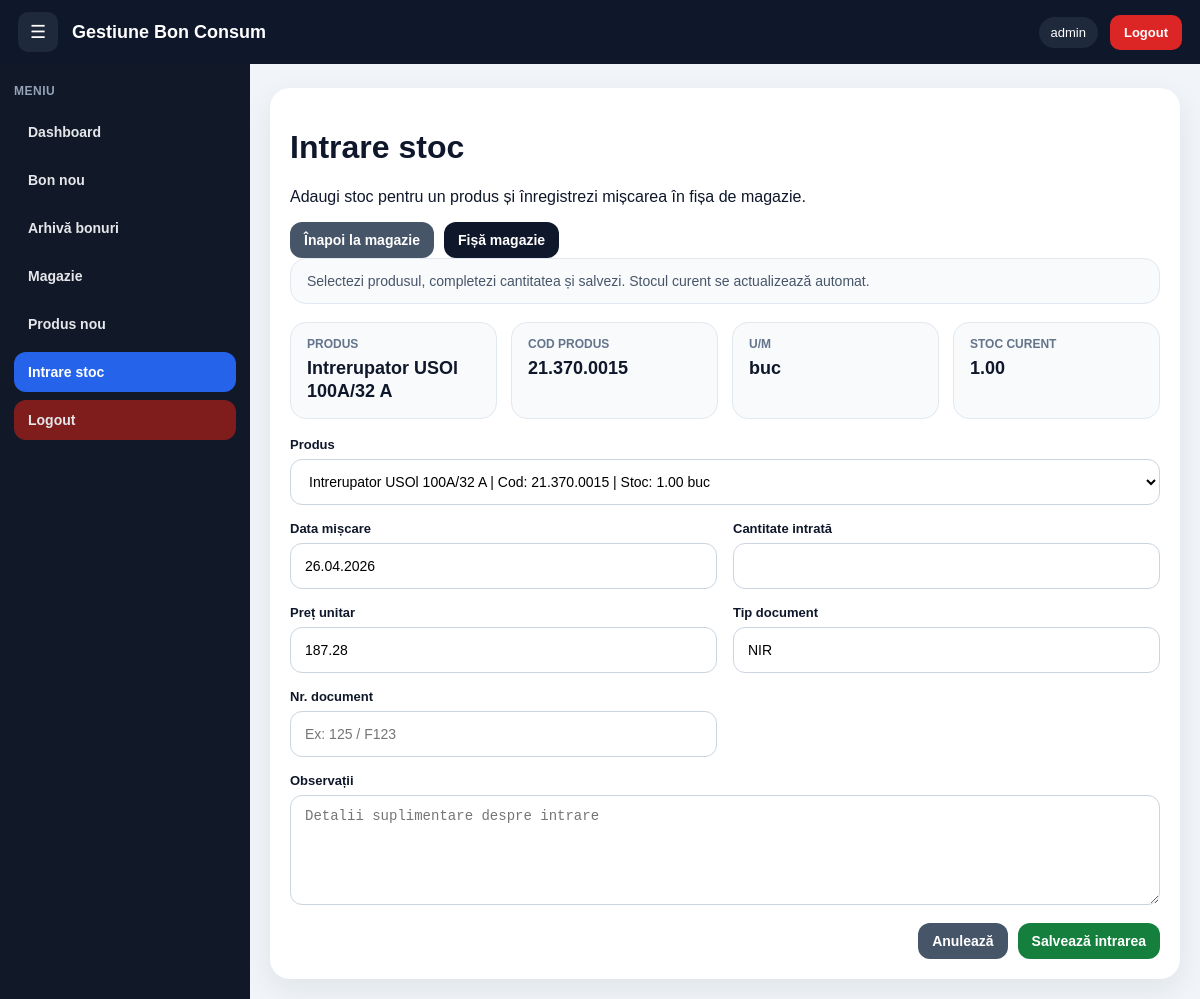
Page /website-bon-consum.php/intrare-stoc.php?id=8 (signed in) on the committed database.
### tables this page shows
CREATE TABLE `produse` (
  `id` int NOT NULL,
  `denumire` varchar(255) NOT NULL,
  `cod_produs` varchar(100) NOT NULL,
  `cod_gestiune` varchar(50) DEFAULT '',
  `um` varchar(30) NOT NULL DEFAULT '',
  `pret_unitar` decimal(12,2) NOT NULL DEFAULT '0.00',
  `stoc_curent` decimal(12,2) NOT NULL DEFAULT '0.00',
  `data_intrare` date DEFAULT NULL,
  `furnizor` varchar(255) DEFAULT '',
  `observatii` text,
  `activ` tinyint(1) NOT NULL DEFAULT '1',
  `created_at` timestamp NULL DEFAULT CURRENT_TIMESTAMP,
  `updated_at` timestamp NULL DEFAULT CURRENT_TIMESTAMP ON UPDATE CURRENT_TIMESTAMP
);

### website-bon-consum.php/intrare-stoc.php (the view, shortened to what this page needs)
<?php
require_once 'config.php';
$selectedId = (int)($_GET['id'] ?? $_POST['produs_id'] ?? 0);
$stmt = $pdo->query("
    SELECT id, denumire, cod_produs, cod_gestiune, um, pret_unitar, stoc_curent, activ
    FROM produse
    WHERE activ = 1
    ORDER BY denumire ASC
");
$produse = $stmt->fetchAll();
$values = [
    'produs_id' => $selectedId,
    'data_miscare' => date('d.m.Y'),
    'cantitate' => '',
    'pret_unitar' => '',
    'document_tip' => 'NIR',
    'document_nr' => '',
    'observatii' => '',
];
$produsSelectat = null;
if ($selectedId > 0) {
    $stmtProd = $pdo->prepare("
        SELECT id, denumire, cod_produs, cod_gestiune, um, pret_unitar, stoc_curent, activ
        FROM produse
        WHERE id = ?
        LIMIT 1
    ");
    $stmtProd->execute([$selectedId]);
    $produsSelectat = $stmtProd->fetch();
    if ($produsSelectat && $values['pret_unitar'] === '') {
        $values['pret_unitar'] = $produsSelectat['pret_unitar'];
    }
}
include 'layout-start.php';
?>
<div class="stock-card">
    <div class="page-header">
        <div>
            <h1 class="page-title">Intrare stoc</h1>
            <p class="page-subtitle">Adaugi stoc pentru un produs și înregistrezi mișcarea în fișa de magazie.</p>
        </div>
        <div class="stock-toolbar">
            <a href="magazie.php" class="stock-btn secondary">Înapoi la magazie</a>
            <?php if ($produsSelectat): ?>
                <a href="fisa-magazie.php?id=<?php echo (int)$produsSelectat['id']; ?>" class="stock-btn">Fișă magazie</a>
            <?php endif; ?>
        </div>
    </div>
    <div class="info-strip">
        Selectezi produsul, completezi cantitatea și salvezi. Stocul curent se actualizează automat.
    </div>
    <?php if ($produsSelectat): ?>
        <div class="quick-info">
            <div class="quick-box">
                <div class="quick-label">Produs</div>
                <div class="quick-value"><?php echo htmlspecialchars($produsSelectat['denumire']); ?></div>
            </div>
            <div class="quick-box">
                <div class="quick-label">Cod produs</div>
                <div class="quick-value"><?php echo htmlspecialchars($produsSelectat['cod_produs'] ?: '-'); ?></div>
            </div>
            <div class="quick-box">
                <div class="quick-label">U/M</div>
                <div class="quick-value"><?php echo htmlspecialchars($produsSelectat['um'] ?: '-'); ?></div>
            </div>
            <div class="quick-box">
                <div class="quick-label">Stoc curent</div>
                <div class="quick-value"><?php echo number_format((float)$produsSelectat['stoc_curent'], 2, '.', ''); ?></div>
            </div>
        </div>
    <?php endif; ?>
    <form method="post">
        <div class="form-grid">
            <div class="form-group full">
                <label>Produs</label>
                <select name="produs_id" class="form-control" required onchange="this.form.submit()">
                    <?php foreach ($produse as $produs): ?>
                        <option value="<?php echo (int)$produs['id']; ?>" <?php echo ((int)$values['produs_id'] === (int)$produs['id']) ? 'selected' : ''; ?>>
                            <?php echo htmlspecialchars($produs['denumire'] . ' | Cod: ' . ($produs['cod_produs'] ?: '-') . ' | Stoc: ' . number_format((float)$produs['stoc_curent'], 2, '.', '') . ' ' . ($produs['um'] ?: '')); ?>
                        </option>
                    <?php endforeach; ?>
                </select>
            </div>
            <div class="form-group">
                <label>Data mișcare</label>
                <input type="text" name="data_miscare" class="form-control" placeholder="zz.ll.aaaa" value="<?php echo htmlspecialchars($values['data_miscare']); ?>" required>
            </div>
            <div class="form-group">
                <label>Cantitate intrată</label>
                <input type="text" name="cantitate" class="form-control" value="<?php echo htmlspecialchars($values['cantitate']); ?>" required>
            </div>
            <div class="form-group">
                <label>Preț unitar</label>
                <input type="text" name="pret_unitar" class="form-control" value="<?php echo htmlspecialchars($values['pret_unitar']); ?>" required>
            </div>
            <div class="form-group">
                <label>Tip document</label>
                <input type="text" name="document_tip" class="form-control" value="<?php echo htmlspecialchars($values['document_tip']); ?>" placeholder="Ex: NIR, Factură">
            </div>
            <div class="form-group">
                <label>Nr. document</label>
                <input type="text" name="document_nr" class="form-control" value="<?php echo htmlspecialchars($values['document_nr']); ?>" placeholder="Ex: 125 / F123">
            </div>
            <div class="form-group full">
                <label>Observații</label>
                <textarea name="observatii" class="form-control" placeholder="Detalii suplimentare despre intrare"><?php echo htmlspecialchars($values['observatii']); ?></textarea>
            </div>
        </div>
        <div class="bottom-actions">
            <a href="magazie.php" class="stock-btn secondary">Anulează</a>
            <button type="submit" class="stock-btn success">Salvează intrarea</button>
        </div>
    </form>
</div>
<?php include 'layout-end.php'; ?>

### website-bon-consum.php/layout-start.php (style rules this page uses)
* { box-sizing:border-box }
body { margin:0; font-family:Arial,sans-serif; background:#f1f5f9; color:#0f172a; }

### website-bon-consum.php/intrare-stoc.php (style rules this page uses)
.stock-card { background:#fff; border-radius:20px; padding:20px; box-shadow:0 10px 30px rgba(15,23,42,.08); }
.stock-toolbar { display:flex; gap:10px; flex-wrap:wrap; align-items:center; }
.stock-btn { display:inline-block; background:#0f172a; color:#fff; text-decoration:none; border:none; padding:10px 14px; border-radius:12px; font-size:14px; font-weight:700; cursor:pointer; }
.stock-btn.secondary { background:#475569 }
.stock-btn.success { background:#15803d }
.info-strip { background:#f8fafc; border:1px solid #e2e8f0; border-radius:16px; padding:14px 16px; margin-bottom:18px; color:#475569; font-size:14px; }
.quick-info { display:grid; grid-template-columns:repeat(4,minmax(0,1fr)); gap:14px; margin-bottom:18px; }
.quick-box { background:#f8fafc; border:1px solid #e2e8f0; border-radius:16px; padding:14px 16px; }
.quick-label { font-size:12px; color:#64748b; margin-bottom:6px; font-weight:700; text-transform:uppercase; }
.quick-value { font-size:18px; font-weight:800; color:#0f172a; line-height:1.3; }
.form-grid { display:grid; grid-template-columns:repeat(2,minmax(0,1fr)); gap:16px; }
.form-group { display:flex; flex-direction:column; }
.form-group.full { grid-column:1 / -1; }
.form-group label { font-size:13px; font-weight:700; color:#0f172a; margin-bottom:7px; }
.form-control { width:100%; height:46px; border:1px solid #cbd5e1; border-radius:12px; padding:0 14px; font-size:14px; outline:none; background:#fff; }
textarea.form-control { height:110px; padding:12px 14px; resize:vertical; }
.bottom-actions { display:flex; justify-content:flex-end; gap:10px; margin-top:18px; flex-wrap:wrap; }

### rows in the picture
produse: denumire "Intrerupator USOl 100A/32 A", cod_produs "21.370.0015", um "buc", stoc_curent "1.00"

### other values in the picture
$_SESSION['username'] "admin"
form field produs_id "Intrerupator USOl 100A/32 A | Cod: 21.370.0015 | Stoc: 1.00 buc"
